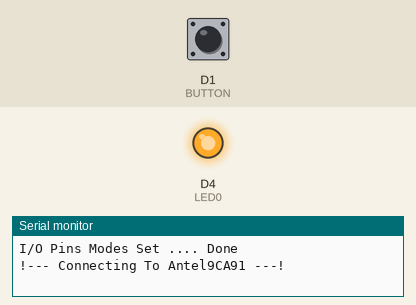
The sketch below on a simulated ESP8266 (NodeMCU). Shown: output pins drawn as LEDs (lit = HIGH), the last lines printed to the serial monitor. The inputs (shaded band) are chosen by the test bench; at power-on: D1 (BUTTON) HIGH. WiFi joins after 1.5 s; servers stay silent unless stated.

Above: at 0.3 s.
At 6.4 s:
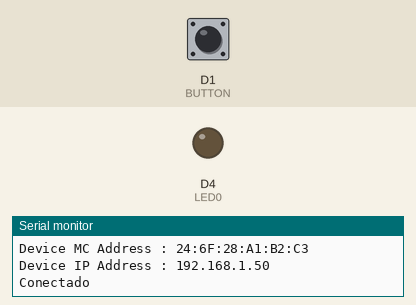
6.5 s: D1 (BUTTON) pulled LOW for 0.15 s
Timing chart, 0 to 9.5 s (numbered marks = the images above; inputs shaded):
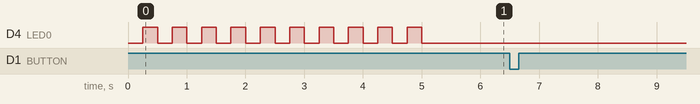

The sketch:

TakeOneClient_Cognitive.ino
```cpp
//------------------------------------------------------------------------------------
// Librerias necesarias
//------------------------------------------------------------------------------------
#include <EEPROM.h>         // Necesaria para guardar los datos al apagar
#include <ESP8266WiFi.h>    // NODEMCU
//------------------------------------------------------------------------------------
// I/O Pins
//------------------------------------------------------------------------------------
#define       LED0      2         // WIFI Module LED
#define       BUTTON    D1        // Connectivity ReInitiate Button
//------------------------------------------------------------------------------------
// Variables de BUTTONS
//------------------------------------------------------------------------------------
int           ButtonState;
int           LastButtonState   = LOW;
int           LastDebounceTime  = 0;
int           DebounceDelay     = 50;
const String  ButtonColor       = "RED";
//------------------------------------------------------------------------------------
// LED Delay Variables
//------------------------------------------------------------------------------------
int           LEDState          = LOW;
unsigned long CurrMillis        = 0;
unsigned long PrevMillis        = 0;
unsigned long Interval          = 1000;
//------------------------------------------------------------------------------------
// WIFI Authentication Variables
//------------------------------------------------------------------------------------
/* This Client Is Going To Connect To A WIFI Server Access Point
   So You Have To Specify Server WIFI SSID & Password In The Code Not Here
   Please See The Function Below Name (WiFi.Begin)
   If WIFI dont need Any password Then WiFi.begin("SSIDNAME")
   If WIFI needs a Password Then WiFi.begin("SSIDNAME", "PASSWORD")
*/
char*         ssid;            // Wifi Name
char*         password;        // Wifi Password
//------------------------------------------------------------------------------------
// Modulo WIFI Puertos y Roles
//------------------------------------------------------------------------------------
/* Este modulo funciona como un cliente
   Se va a conectar al servidor Wifi con la IP 192.168.1.80
*/
int             CognServerPort  = 8080;
IPAddress       CognServer(192, 168, 1, 198);
WiFiClient      CognClient;
//====================================================================================

void setup()
{
  // Setting The Serial Port ----------------------------------------------
  Serial.begin(115200);           // Computer Communication

  // Setting The Mode Of Pins ---------------------------------------------
  pinMode(LED0, OUTPUT);          // WIFI OnBoard LED Light
  pinMode(BUTTON, INPUT_PULLUP);  // Initiate Connectivity
  digitalWrite(LED0, !LOW);       // Turn WiFi LED Off

  // Print Message Of I/O Setting Progress --------------------------------
  Serial.println("\nI/O Pins Modes Set .... Done");

  // Starting To Connect --------------------------------------------------
  if (WiFi.status() == WL_CONNECTED)
  {
    WiFi.disconnect();
    WiFi.mode(WIFI_OFF);
    delay(50);
  }

  /* in this part it should load the ssid and password
     from eeprom they try to connect using them */

  WiFi.mode(WIFI_STA);            // To Avoid Broadcasting An SSID
  WiFi.begin("Antel9CA91", "5029CA91");      // The SSID That We Want To Connect To

  // Printing Message For User That Connetion Is On Process ---------------
  Serial.println("!--- Connecting To " + WiFi.SSID() + " ---!");

  // WiFi Connectivity ----------------------------------------------------
  CheckWiFiConnectivity();        // Checking For Connection

  // Stop Blinking To Indicate Connected ----------------------------------
  digitalWrite(LED0, !HIGH);
  Serial.println("!-- Client Device Connected --!");

  // Printing IP Address --------------------------------------------------
  Serial.println("Connected To      : " + String(WiFi.SSID()));
  Serial.println("Signal Strenght   : " + String(WiFi.RSSI()) + " dBm");
  Serial.print  ("Server IP Address : ");
  Serial.println(CognServer);
  Serial.print  ("Server Port Num   : ");
  Serial.println(CognServerPort);
  // Printing MAC Address
  Serial.print  ("Device MC Address : ");
  Serial.println(String(WiFi.macAddress()));
  // Printing IP Address
  Serial.print  ("Device IP Address : ");
  Serial.println(WiFi.localIP());

  // Conecting The Device As A Client -------------------------------------
  CognRequest();
}

//====================================================================================

void loop()
{
  CheckWiFiConnectivity();

  ReadButton();

  if (CognClient.available() > 0) {
    String c = CognClient.readStringUntil('\r');
    if(c.equals("start")){
      Serial.println("Comienza juego");
    }
  }
  //delay(500);
  //Serial.println("<" + ButtonColor + "-SCORED>");
  //CognClient.println("<" + ButtonColor + "-SCORED>");
  //CognClient.flush();

  //delay(2000);
}

//====================================================================================

void ReadButton()
{
  // Reading The Button
  int reading = digitalRead(BUTTON);

  // If It Doest Match The Previous State
  if (reading != LastButtonState)
  {
    LastDebounceTime = millis();
  }

  // To Iliminate Debounce
  if ((millis() - LastDebounceTime) > DebounceDelay)
  {
    if (reading != ButtonState)
    {
      ButtonState = reading;

      if (ButtonState == LOW)
      {
        CheckWiFiConnectivity();
        String retorno = "{errores: 1, tiempo: 2}";
        Serial.println(retorno);
        CognClient.print (retorno);
        CognClient.flush();
      }
    }
  }

  // Last Button State Concidered
  LastButtonState = reading;
}

//====================================================================================

void CheckWiFiConnectivity()
{
  while (WiFi.status() != WL_CONNECTED)
  {
    for (int i = 0; i < 10; i++)
    {
      digitalWrite(LED0, !HIGH);
      delay(250);
      digitalWrite(LED0, !LOW);
      delay(250);
      Serial.print(".");
    }
    Serial.println("");
  }
}


//====================================================================================

void CognRequest()
{
  // First Make Sure You Got Disconnected
  CognClient.stop();

  // If Sucessfully Connected Send Connection Message
  if (CognClient.connect(CognServer, CognServerPort))
  {
    Serial.println("Conectado");
    CognClient.print ("Conectado");
  }
}

//====================================================================================
```
